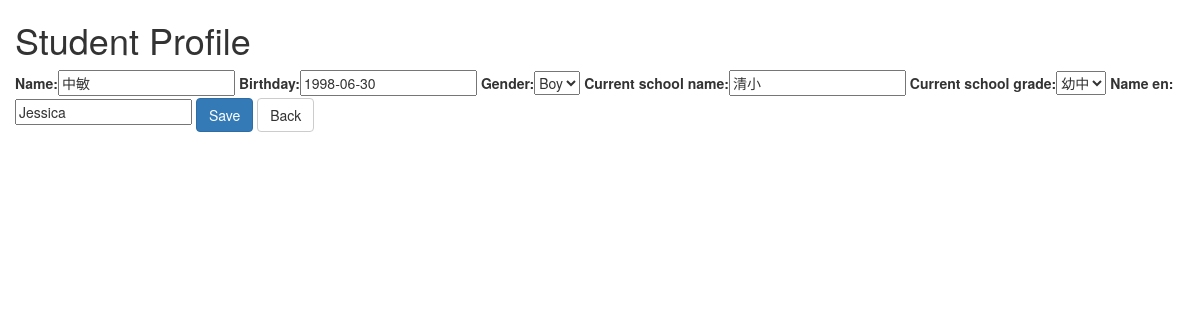
Page /students/update/3/ on the committed database.
### students/models.py (models this page shows, shortened)
class Student(models.Model):
    name = models.CharField(max_length=50, blank=False)
    birth_date = models.DateField('birthday', blank=False)
    BOY = 'BOY'
    GIRL = 'GIRL'
    GENDER_CHOICES = (
        (BOY, 'Boy'),
        (GIRL, 'Girl'),
    )
    gender = models.CharField(
        max_length=5,
        choices=GENDER_CHOICES,
        default=BOY,
        blank=False,
    )
    current_school_name = models.CharField(max_length=50)
    KINDER1 = '幼末'
    KINDER2 = '幼小'
    KINDER3 = '幼中'
    KINDER4 = '幼大'
    PRIMARY1 = '小一'
    PRIMARY2 = '小二'
    YEAR_IN_SCHOOL_CHOICES = (
        (KINDER1, '幼末'),
        (KINDER2, '幼小'),
        (KINDER3, '幼中'),
        (KINDER4, '幼大'),
        (PRIMARY1, '小一'),
        (PRIMARY2, '小二'),
    )
    current_school_grade = models.CharField(
        max_length=2,
        choices=YEAR_IN_SCHOOL_CHOICES,
        default=KINDER1,
        blank=False,
    )
    name_en = models.CharField(max_length=50)

### students/views.py (the view)
# urls.py: path('update/<int:student_id>/', views.update_student, name='update_student'),
def update_student(request, student_id):
    student = get_object_or_404(Student, pk=student_id)
    form = StudentForm(request.POST or None, instance=student)
    if form.is_valid():
        form.save()
        return redirect('students:index')
    return render(request, 'students/student-form.html', {'form': form, 'student': student})

### students/forms.py
class StudentForm(forms.ModelForm):
    class Meta:
        model = Student
        fields = ['name', 'birth_date', 'gender', 'current_school_name', 'current_school_grade', 'name_en']
        widgets = {
            'birth_date': forms.DateInput(attrs={'class': 'datetime-input'})
        }

### students/templates/students/student-form.html (shortened to what this page needs)
{% load bootstrap %}
{% load staticfiles %}
<!DOCTYPE html>
<html lang="en">
<head>
    <link rel="stylesheet" type="text/css" href="{% static 'students/bootstrap-3.3.7-dist/css/bootstrap.min.css' %}"/>
    <link href="//cdn.bootcss.com/bootstrap/3.3.7/css/bootstrap.min.css" rel="stylesheet">
    <link href="//cdn.bootcss.com/bootstrap-datetimepicker/4.17.44/css/bootstrap-datetimepicker.min.css" rel="stylesheet">
</head>
<body>
    <div class="container">
        <div class="row">
            <h1>Student Profile</h1>
            <form method="POST", role="form">
                {{ form|bootstrap }}
                <button type="submit" class="btn btn-primary">Save</button>
                <a href="{% url 'students:index' %}" class="btn btn-default">Back</a>
            </form>
        </div>
    </div>
</body>
</html>

### rows in the picture
Student: name "中敏", birth_date "1998-06-30", gender "Boy", current_school_name "清小", current_school_grade "幼中", name_en "Jessica"
